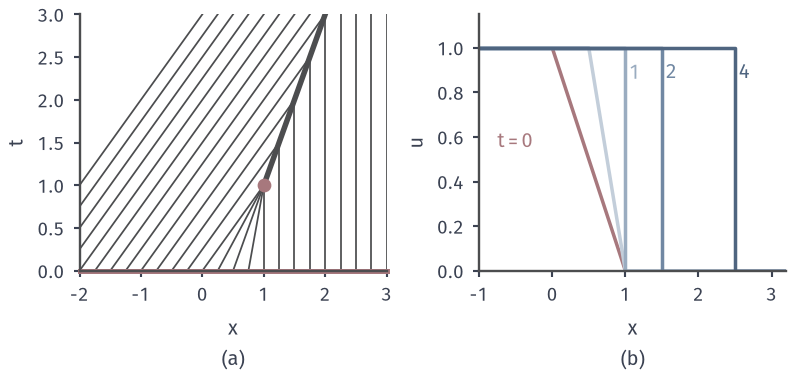

The script that drew this image:
from pathlib import Path
import sys
ROOT = next(p for p in Path(__file__).resolve().parents if (p/'build.sh').is_file() and (p/'tex/book.tex').is_file())
sys.path.insert(0, str(ROOT/'figures/06-differential-equations/02-partial-differential-equations/matplotlib/cons-common'))
from cons_common import *
# Target: the ramp datum: characteristics focus at (1,1), then a shock x=(1+t)/2 absorbs them.
fig, axs = figure(width_mm=112, height_mm=54, ncols=2)
ax=axs[0]; style(ax); tm=3
for x0 in np.arange(-3,3.01,.25):
    v=float(ramp(np.array(x0)))
    if x0<0: T=(1-x0)*2/(2)  # hits x=(1+t)/2: x0+t=(1+t)/2
    if x0<0: T=1-2*x0
    elif x0<=1: T=1.0
    else: T=2*x0-1
    T=min(T,tm); ax.plot([x0,x0+v*T],[0,T],color=LINE,lw=.7)
ax.plot([1,1+(tm-1)/2],[1,tm],color=LINE,lw=2.2); ax.plot([1],[1],'o',ms=4.5,color=RED,zorder=5)
ax.plot([-2,3],[0,0],color=RED,lw=2,clip_on=False); ax.set_xlim(-2,3); ax.set_ylim(0,tm); ax.set_ylabel('$t$'); sub(ax,'a','$x$')
ax=axs[1]; style(ax); x=np.linspace(-1,3.2,1500)
ax.plot(x,ramp(x),color=RED,lw=1.4)
ax.plot(x,np.where(x<.5,1.0,np.where(x>1,0.0,(1-x)/.5)),color=SHADES[0],lw=1.4)
ax.plot([-1,1,1,3.2],[1,1,0,0],color=SHADES[1],lw=1.4)
ax.plot([-1,1.5,1.5,3.2],[1,1,0,0],color=SHADES[2],lw=1.4)
ax.plot([-1,2.5,2.5,3.2],[1,1,0,0],color=SHADES[3],lw=1.4)
for xx,txt in ((0.12,'$0$'),(.82,'$0.5$'),(1.0,'$1$'),(1.5,'$2$'),(2.5,'$4$')):
    pass
ax.text(-.75,.55,'$t=0$',color=RED); ax.text(1.05,.86,'$1$',color=SHADES[1]); ax.text(1.55,.86,'$2$',color=SHADES[2]); ax.text(2.55,.86,'$4$',color=SHADES[3])
ax.set_xlim(-1,3.2); ax.set_ylim(0,1.15); ax.set_ylabel('$u$'); sub(ax,'b','$x$')
save(fig, HERE(__file__), 'figure', {'formula':'ramp; shock x=(1+t)/2 for t>=1'})
